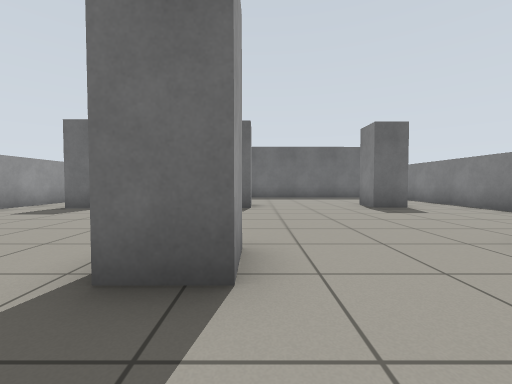
view 1 (above)

15 first-person views from a walk through a world built for the Gazebo simulator. The camera is 0.72 m above the floor, tilts 2° down and sees 90° across. The floor is counted in squares, 1 m on a side. Each view is taken from the middle of a square. On the plan, view 1 faces up. The plan holds only what a view shows up to about 9 squares ahead; the rest is blank.

view 2
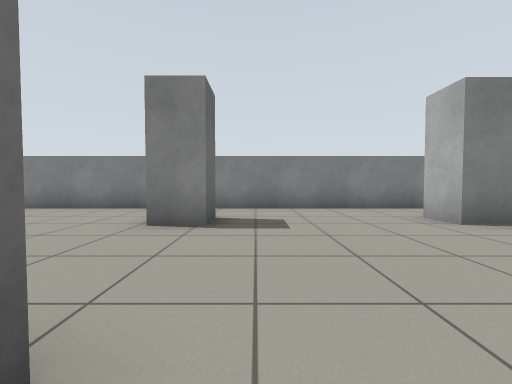

view 3
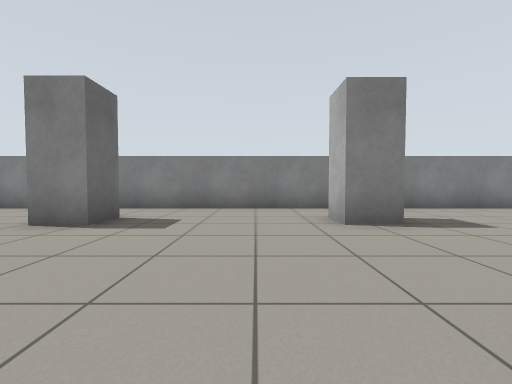

view 4
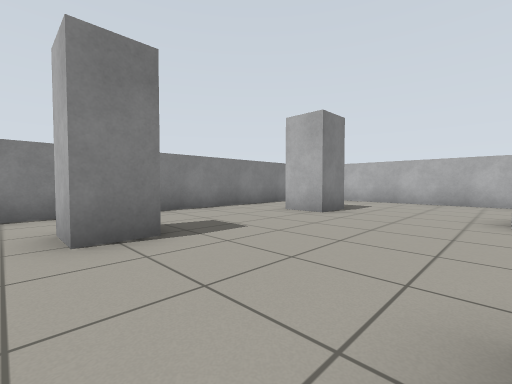

view 5
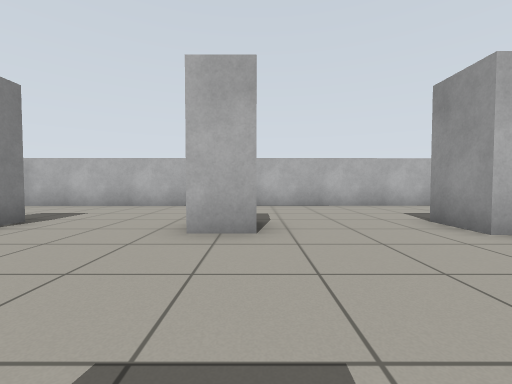

view 6
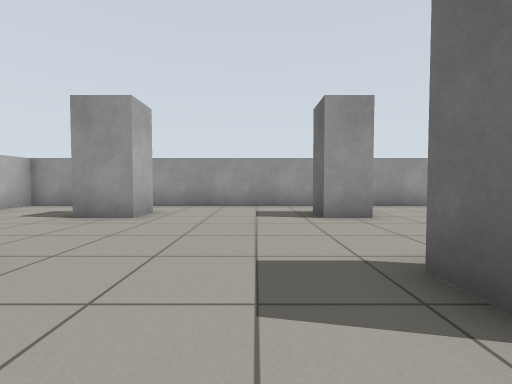

view 7
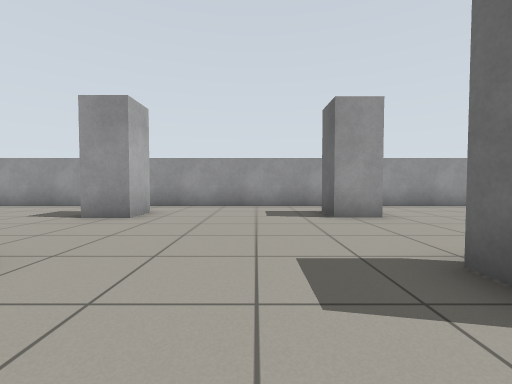

view 8
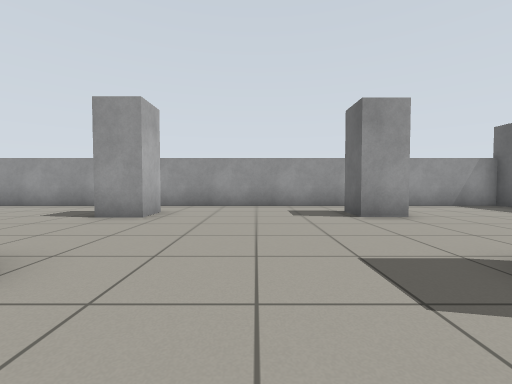

view 9
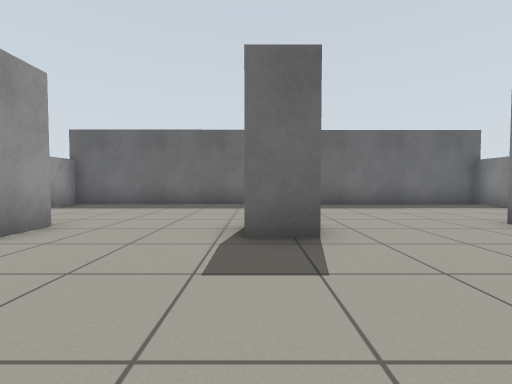

view 10
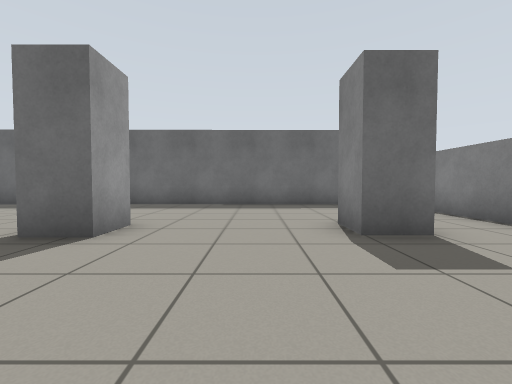

view 11
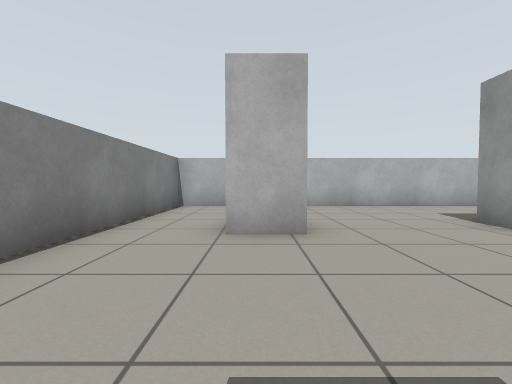

view 12
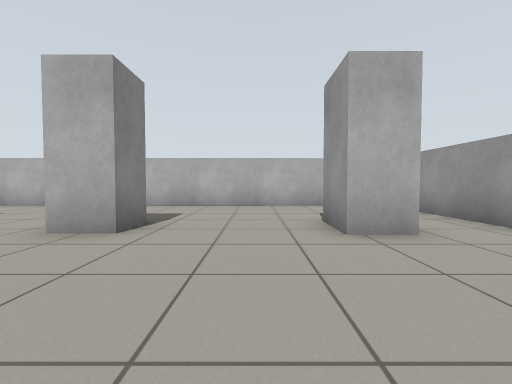

view 13
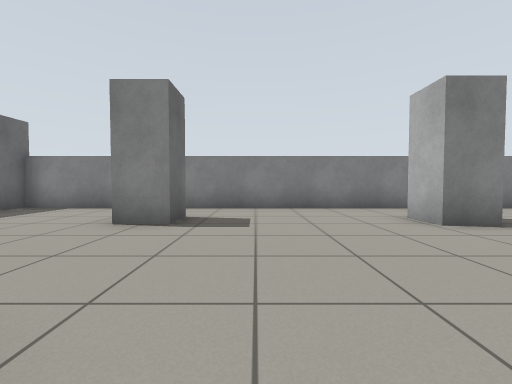

view 14
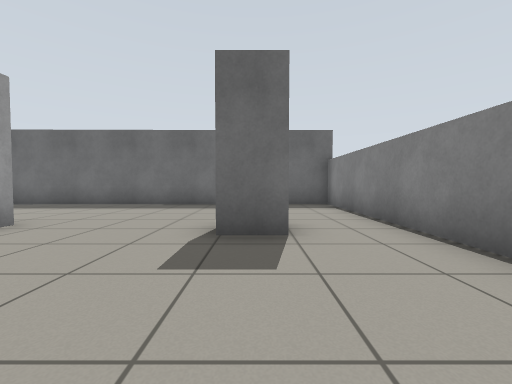

view 15
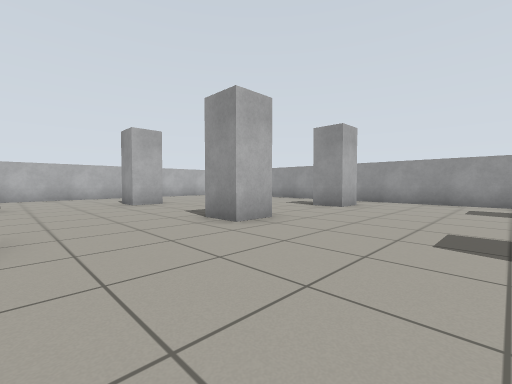

### Floor plan
Points are (right, up) in squares from view 1. A wall is a line through its corners. A room is listed if a view was taken in it or the views show most of it. See-through windows are left out.
Room 1 (views 1, 2, 3, 4, 5, 6, 7, 8, 9, 10, 11, 12, 13, 14, 15)
walls: (-0.1, 2.8) (-0.1, 1.8) (-1.2, 1.8); (-1.1, -2.5) (-0.1, -2.5) (-0.1, -3.6) (-1.1, -3.6); (4.4, 1.8) (3.4, 1.8) (3.4, 2.8) (4.4, 2.8); (-5.4, 2.6) (-4.3, 2.6) (-4.3, 1.8) (-5.4, 1.8); (3.4, -3.6) (3.4, -2.5) (4.5, -2.5); (-5.2, -2.5) (-4.3, -2.5) (-4.3, -3.6) (-5.4, -3.6); (-0.1, 7.5) (-1.2, 7.5); (-0.1, 8.4) (-0.1, 7.2); (4.5, 7.5) (3.4, 7.5) (3.4, 8.6); (-4.3, 8.2) (-4.3, 7.2) (-5.5, 7.2); (-1, -8.8) (-1, -7.6) (-0.1, -7.6) (-0.1, -8.8); (-5.4, -7.6) (-4.3, -7.6) (-4.3, -8.9); (3.4, -8.8) (3.4, -7.6) (4.5, -7.6); (6.4, 12.7) (-7.1, 12.6) (-7.1, -12.1) (6.4, -12) (6.4, 12.7)

Where each view was taken, in squares from view 1:
view 1: 0 up, 0 right, facing up
view 2: 1 up, 1 left, facing right
view 3: 1 down, 1 left, facing right
view 4: 2 down, 0 right, facing down-right
view 5: 4 down, 1 left, facing down
view 6: 5 down, 1 right, facing left
view 7: 0 up, 1 right, facing left
view 8: 5 up, 1 right, facing left
view 9: 4 up, 1 left, facing up
view 10: 4 up, 2 right, facing up
view 11: 4 down, 4 right, facing down
view 12: 4 down, 3 left, facing down
view 13: 6 up, 1 left, facing right
view 14: 4 up, 4 right, facing up
view 15: 1 up, 3 right, facing down-left
